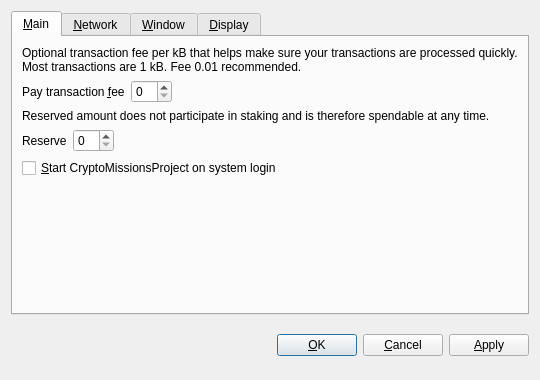
<?xml version="1.0" encoding="UTF-8"?>
<ui version="4.0">
 <class>OptionsDialog</class>
 <widget class="QDialog" name="OptionsDialog">
  <property name="geometry">
   <rect>
    <x>0</x>
    <y>0</y>
    <width>540</width>
    <height>380</height>
   </rect>
  </property>
  <property name="windowTitle">
   <string>Options</string>
  </property>
  <property name="modal">
   <bool>true</bool>
  </property>
  <layout class="QVBoxLayout" name="verticalLayout">
   <item>
    <widget class="QTabWidget" name="tabWidget">
     <property name="tabPosition">
      <enum>QTabWidget::North</enum>
     </property>
     <property name="currentIndex">
      <number>0</number>
     </property>
     <widget class="QWidget" name="tabMain">
      <attribute name="title">
       <string>&amp;Main</string>
      </attribute>
      <layout class="QVBoxLayout" name="verticalLayout_Main">
       <item>
        <widget class="QLabel" name="transactionFeeInfoLabel">
         <property name="text">
          <string>Optional transaction fee per kB that helps make sure your transactions are processed quickly. Most transactions are 1 kB. Fee 0.01 recommended.</string>
         </property>
         <property name="textFormat">
          <enum>Qt::PlainText</enum>
         </property>
         <property name="wordWrap">
          <bool>true</bool>
         </property>
        </widget>
       </item>
       <item>
        <layout class="QHBoxLayout" name="horizontalLayoutFee">
         <item>
          <widget class="QLabel" name="transactionFeeLabel">
           <property name="text">
            <string>Pay transaction &amp;fee</string>
           </property>
           <property name="textFormat">
            <enum>Qt::PlainText</enum>
           </property>
           <property name="buddy">
            <cstring>transactionFee</cstring>
           </property>
          </widget>
         </item>
         <item>
          <widget class="BitcoinAmountField" name="transactionFee"/>
         </item>
         <item>
          <spacer name="horizontalSpacerFee">
           <property name="orientation">
            <enum>Qt::Horizontal</enum>
           </property>
           <property name="sizeHint" stdset="0">
            <size>
             <width>40</width>
             <height>20</height>
            </size>
           </property>
          </spacer>
         </item>
        </layout>
       </item>
       <item>
        <widget class="QLabel" name="reserveBalanceInfoLabel">
         <property name="text">
          <string>Reserved amount does not participate in staking and is therefore spendable at any time.</string>
         </property>
         <property name="textFormat">
          <enum>Qt::PlainText</enum>
         </property>
         <property name="wordWrap">
          <bool>true</bool>
         </property>
        </widget>
       </item>
       <item>
        <layout class="QHBoxLayout" name="horizontalLayoutReserveBalance">
         <item>
          <widget class="QLabel" name="reserveBalanceLabel">
           <property name="text">
            <string>Reserve</string>
           </property>
           <property name="textFormat">
            <enum>Qt::PlainText</enum>
           </property>
           <property name="buddy">
            <cstring>reserveBalance</cstring>
           </property>
          </widget>
         </item>
         <item>
          <widget class="BitcoinAmountField" name="reserveBalance"/>
         </item>
         <item>
          <spacer name="horizontalSpacerReserveBalance">
           <property name="orientation">
            <enum>Qt::Horizontal</enum>
           </property>
           <property name="sizeHint" stdset="0">
            <size>
             <width>40</width>
             <height>20</height>
            </size>
           </property>
          </spacer>
         </item>
        </layout>
       </item>
       <item>
        <widget class="QCheckBox" name="bitcoinAtStartup">
         <property name="toolTip">
          <string>Automatically start CryptoMissionsProject after logging in to the system.</string>
         </property>
         <property name="text">
          <string>&amp;Start CryptoMissionsProject on system login</string>
         </property>
        </widget>
       </item>
       <item>
        <spacer name="verticalSpacer_Main">
         <property name="orientation">
          <enum>Qt::Vertical</enum>
         </property>
         <property name="sizeHint" stdset="0">
          <size>
           <width>20</width>
           <height>40</height>
          </size>
         </property>
        </spacer>
       </item>
      </layout>
     </widget>
     <widget class="QWidget" name="tabNetwork">
      <attribute name="title">
       <string>&amp;Network</string>
      </attribute>
      <layout class="QVBoxLayout" name="verticalLayout_Network">
       <item>
        <widget class="QCheckBox" name="mapPortUpnp">
         <property name="toolTip">
          <string>Automatically open the CryptoMissionsProject client port on the router. This only works when your router supports UPnP and it is enabled.</string>
         </property>
         <property name="text">
          <string>Map port using &amp;UPnP</string>
         </property>
        </widget>
       </item>
       <item>
        <widget class="QCheckBox" name="connectSocks">
         <property name="toolTip">
          <string>Connect to the CryptoMissionsProject network through a SOCKS proxy (e.g. when connecting through Tor).</string>
         </property>
         <property name="text">
          <string>&amp;Connect through SOCKS proxy:</string>
         </property>
        </widget>
       </item>
       <item>
        <layout class="QHBoxLayout" name="horizontalLayout_Network">
         <item>
          <widget class="QLabel" name="proxyIpLabel">
           <property name="text">
            <string>Proxy &amp;IP:</string>
           </property>
           <property name="textFormat">
            <enum>Qt::PlainText</enum>
           </property>
           <property name="buddy">
            <cstring>proxyIp</cstring>
           </property>
          </widget>
         </item>
         <item>
          <widget class="QValidatedLineEdit" name="proxyIp">
           <property name="maximumSize">
            <size>
             <width>140</width>
             <height>16777215</height>
            </size>
           </property>
           <property name="toolTip">
            <string>IP address of the proxy (e.g. 127.0.0.1)</string>
           </property>
          </widget>
         </item>
         <item>
          <widget class="QLabel" name="proxyPortLabel">
           <property name="text">
            <string>&amp;Port:</string>
           </property>
           <property name="textFormat">
            <enum>Qt::PlainText</enum>
           </property>
           <property name="buddy">
            <cstring>proxyPort</cstring>
           </property>
          </widget>
         </item>
         <item>
          <widget class="QLineEdit" name="proxyPort">
           <property name="maximumSize">
            <size>
             <width>55</width>
             <height>16777215</height>
            </size>
           </property>
           <property name="toolTip">
            <string>Port of the proxy (e.g. 9050)</string>
           </property>
          </widget>
         </item>
         <item>
          <widget class="QLabel" name="socksVersionLabel">
           <property name="text">
            <string>SOCKS &amp;Version:</string>
           </property>
           <property name="textFormat">
            <enum>Qt::PlainText</enum>
           </property>
           <property name="buddy">
            <cstring>socksVersion</cstring>
           </property>
          </widget>
         </item>
         <item>
          <widget class="QValueComboBox" name="socksVersion">
           <property name="toolTip">
            <string>SOCKS version of the proxy (e.g. 5)</string>
           </property>
          </widget>
         </item>
         <item>
          <spacer name="horizontalSpacer_Network">
           <property name="orientation">
            <enum>Qt::Horizontal</enum>
           </property>
           <property name="sizeHint" stdset="0">
            <size>
             <width>40</width>
             <height>20</height>
            </size>
           </property>
          </spacer>
         </item>
        </layout>
       </item>
       <item>
        <spacer name="verticalSpacer_Network">
         <property name="orientation">
          <enum>Qt::Vertical</enum>
         </property>
         <property name="sizeHint" stdset="0">
          <size>
           <width>20</width>
           <height>40</height>
          </size>
         </property>
        </spacer>
       </item>
      </layout>
     </widget>
     <widget class="QWidget" name="tabWindow">
      <attribute name="title">
       <string>&amp;Window</string>
      </attribute>
      <layout class="QVBoxLayout" name="verticalLayout_Window">
       <item>
        <widget class="QCheckBox" name="minimizeToTray">
         <property name="toolTip">
          <string>Show only a tray icon after minimizing the window.</string>
         </property>
         <property name="text">
          <string>&amp;Minimize to the tray instead of the taskbar</string>
         </property>
        </widget>
       </item>
       <item>
        <widget class="QCheckBox" name="minimizeOnClose">
         <property name="toolTip">
          <string>Minimize instead of exit the application when the window is closed. When this option is enabled, the application will be closed only after selecting Quit in the menu.</string>
         </property>
         <property name="text">
          <string>M&amp;inimize on close</string>
         </property>
        </widget>
       </item>
       <item>
        <spacer name="verticalSpacer_Window">
         <property name="orientation">
          <enum>Qt::Vertical</enum>
         </property>
         <property name="sizeHint" stdset="0">
          <size>
           <width>20</width>
           <height>40</height>
          </size>
         </property>
        </spacer>
       </item>
      </layout>
     </widget>
     <widget class="QWidget" name="tabDisplay">
      <attribute name="title">
       <string>&amp;Display</string>
      </attribute>
      <layout class="QVBoxLayout" name="verticalLayout_Display">
       <item>
        <layout class="QHBoxLayout" name="horizontalLayout_1_Display">
         <item>
          <widget class="QLabel" name="langLabel">
           <property name="text">
            <string>User Interface &amp;language:</string>
           </property>
           <property name="textFormat">
            <enum>Qt::PlainText</enum>
           </property>
           <property name="buddy">
            <cstring>lang</cstring>
           </property>
          </widget>
         </item>
         <item>
          <widget class="QValueComboBox" name="lang">
           <property name="toolTip">
            <string>The user interface language can be set here. This setting will take effect after restarting CryptoMissionsProject.</string>
           </property>
          </widget>
         </item>
        </layout>
       </item>
       <item>
        <layout class="QHBoxLayout" name="horizontalLayout_2_Display">
         <item>
          <widget class="QLabel" name="unitLabel">
           <property name="text">
            <string>&amp;Unit to show amounts in:</string>
           </property>
           <property name="textFormat">
            <enum>Qt::PlainText</enum>
           </property>
           <property name="buddy">
            <cstring>unit</cstring>
           </property>
          </widget>
         </item>
         <item>
          <widget class="QValueComboBox" name="unit">
           <property name="toolTip">
            <string>Choose the default subdivision unit to show in the interface and when sending coins.</string>
           </property>
          </widget>
         </item>
        </layout>
       </item>
       <item>
        <widget class="QCheckBox" name="displayAddresses">
         <property name="toolTip">
          <string>Whether to show CryptoMissionsProject addresses in the transaction list or not.</string>
         </property>
         <property name="text">
          <string>&amp;Display addresses in transaction list</string>
         </property>
        </widget>
       </item>
       <item>
        <widget class="QCheckBox" name="coinControlFeatures">
         <property name="toolTip">
          <string>Whether to show coin control features or not.</string>
         </property>
         <property name="text">
          <string>Display coin &amp;control features (experts only!)</string>
         </property>
        </widget>
       </item>
       <item>
        <spacer name="verticalSpacer_Display">
         <property name="orientation">
          <enum>Qt::Vertical</enum>
         </property>
         <property name="sizeHint" stdset="0">
          <size>
           <width>20</width>
           <height>40</height>
          </size>
         </property>
        </spacer>
       </item>
      </layout>
     </widget>
    </widget>
   </item>
   <item>
    <layout class="QHBoxLayout" name="horizontalLayout_Buttons">
     <item>
      <spacer name="horizontalSpacer_1">
       <property name="orientation">
        <enum>Qt::Horizontal</enum>
       </property>
       <property name="sizeHint" stdset="0">
        <size>
         <width>40</width>
         <height>48</height>
        </size>
       </property>
      </spacer>
     </item>
     <item>
      <widget class="QLabel" name="statusLabel">
       <property name="font">
        <font>
         <weight>75</weight>
         <bold>true</bold>
        </font>
       </property>
       <property name="text">
        <string/>
       </property>
       <property name="textFormat">
        <enum>Qt::PlainText</enum>
       </property>
       <property name="wordWrap">
        <bool>true</bool>
       </property>
      </widget>
     </item>
     <item>
      <spacer name="horizontalSpacer_2">
       <property name="orientation">
        <enum>Qt::Horizontal</enum>
       </property>
       <property name="sizeHint" stdset="0">
        <size>
         <width>40</width>
         <height>48</height>
        </size>
       </property>
      </spacer>
     </item>
     <item>
      <widget class="QPushButton" name="okButton">
       <property name="text">
        <string>&amp;OK</string>
       </property>
      </widget>
     </item>
     <item>
      <widget class="QPushButton" name="cancelButton">
       <property name="text">
        <string>&amp;Cancel</string>
       </property>
       <property name="autoDefault">
        <bool>false</bool>
       </property>
      </widget>
     </item>
     <item>
      <widget class="QPushButton" name="applyButton">
       <property name="text">
        <string>&amp;Apply</string>
       </property>
       <property name="autoDefault">
        <bool>false</bool>
       </property>
      </widget>
     </item>
    </layout>
   </item>
  </layout>
 </widget>
 <customwidgets>
  <customwidget>
   <class>BitcoinAmountField</class>
   <extends>QSpinBox</extends>
   <header>bitcoinamountfield.h</header>
  </customwidget>
  <customwidget>
   <class>QValueComboBox</class>
   <extends>QComboBox</extends>
   <header>qvaluecombobox.h</header>
  </customwidget>
  <customwidget>
   <class>QValidatedLineEdit</class>
   <extends>QLineEdit</extends>
   <header>qvalidatedlineedit.h</header>
  </customwidget>
 </customwidgets>
 <resources/>
 <connections/>
</ui>
